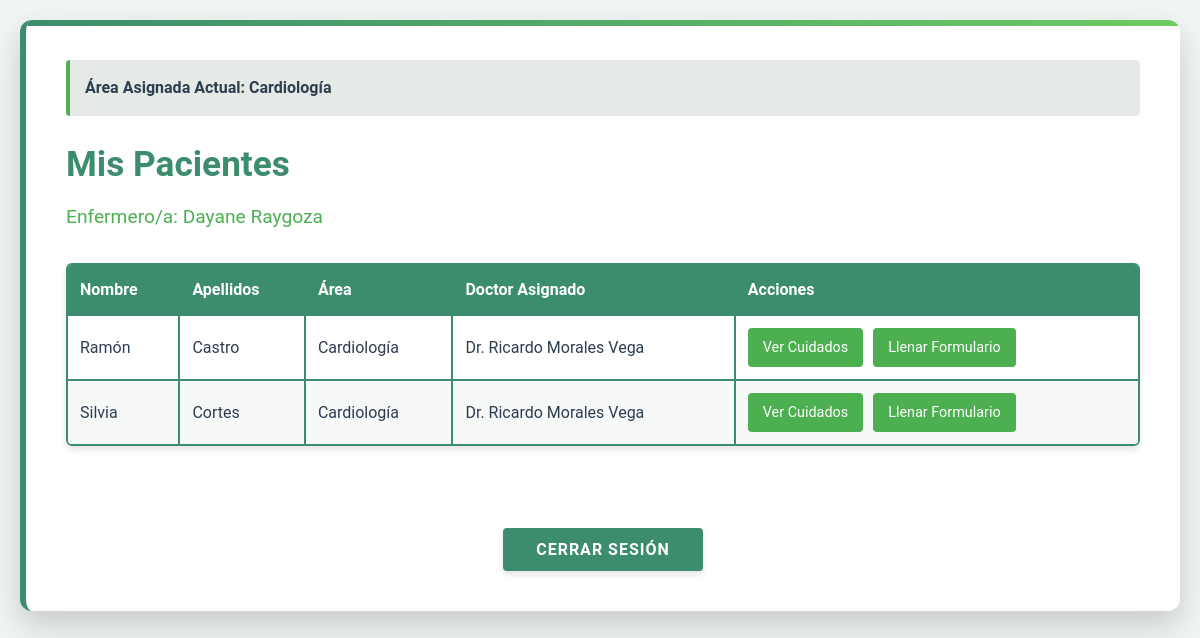
Page /enfermeria/pacientes-enfermera/ (signed in) on the committed database.
### login/models.py (models this page shows, shortened)
class AreaEspecialidad(models.Model):
    nombre = models.CharField(max_length=100, unique=True)
    descripcion = models.TextField(blank=True, null=True)
    fortalezas = models.ManyToManyField('Fortaleza', blank=True)
    def __str__(self):
        return self.nombre
    class Meta:
        verbose_name = 'Área de Especialidad'
        verbose_name_plural = 'Áreas de Especialidad'

class Usuarios(AbstractUser):
    jefaPiso = 'JP'
    enfermeria = 'EN'
    doctor = 'DR'
    rolesUsuario = [
        (jefaPiso, 'Jefa de Piso'),
        (enfermeria, 'Enfermería'),
        (doctor, 'Doctor'),
    ]
    tipoUsuario = models.CharField(max_length=2, choices=rolesUsuario, default=enfermeria)
    apellidos = models.CharField(max_length=150)
    edad = models.IntegerField(null=True, blank=True)
    fechaNacimiento = models.DateField(null=True, blank=True)
    areaEspecialidad = models.ForeignKey(AreaEspecialidad, on_delete=models.SET_NULL, null=True, blank=True)
    fortalezas = models.ManyToManyField(Fortaleza, blank=True)
    estaActivo = models.BooleanField(default=True)
    fechaRegistro = models.DateTimeField(default=timezone.now)
    fechaEliminacion = models.DateTimeField(null=True, blank=True)
    cedula = models.CharField(max_length=20, blank=True, null=True)
    telefono = models.CharField(max_length=15, blank=True, null=True)
    direccion = models.TextField(blank=True, null=True)
    primerIngreso = models.BooleanField(default=True)

### usuarioJefa/models.py (models this page shows, shortened)
class Paciente(models.Model):
    SEXO_CHOICES = [
        ('M', 'Masculino'),
        ('F', 'Femenino'),
    ]
    ESTADO_CHOICES = [
        ('ACTIVO', 'Activo'),
        ('INACTIVO', 'Inactivo'),
    ]
    nombres = models.CharField(max_length=100)
    apellidos = models.CharField(max_length=100)
    fecha_nacimiento = models.DateField()
    sexo = models.CharField(max_length=1, choices=SEXO_CHOICES)
    num_seguridad_social = models.CharField(max_length=20, unique=True)
    fecha_ingreso = models.DateTimeField(default=timezone.now)
    estado = models.CharField(max_length=10, choices=ESTADO_CHOICES, default='ACTIVO')
    area = models.ForeignKey('login.AreaEspecialidad', on_delete=models.PROTECT)  # Referenciamos a login.AreaEspecialidad
    doctor_actual = models.ForeignKey(
        Usuarios,
        on_delete=models.SET_NULL,
        null=True,
        related_name='pacientes_doctor',
        limit_choices_to={'tipoUsuario': 'DR'}
    )
    enfermero_actual = models.ForeignKey(
        Usuarios,
        on_delete=models.SET_NULL,
        null=True,
        related_name='pacientes_enfermero',
        limit_choices_to={'tipoUsuario': 'EN'}
    )
    hospital_origen = models.CharField(max_length=200, blank=True, null=True)
    esta_activo = models.BooleanField(default=True)
    fecha_alta = models.DateTimeField(null=True, blank=True)
    numero_ingresos = models.PositiveIntegerField(default=1)

### usuarioEnfermeria/views.py (the view)
@login_required
def pacientes_enfermeria(request):
    enfermero_actual = request.user
    print("Enfermero actual:", enfermero_actual.username, enfermero_actual.tipoUsuario)  # Debug
    from usuarioJefa.models import AsignacionCalendario
    from datetime import date
    asignacion_actual = AsignacionCalendario.objects.filter(
        enfermero=enfermero_actual,
        fecha_inicio__lte=date.today(),
        fecha_fin__gte=date.today(),
        activo=True
    ).select_related('area').first()
    if asignacion_actual:
        pacientes_asignados = Paciente.objects.filter(
            enfermero_actual=enfermero_actual,
            esta_activo=True,
            area=asignacion_actual.area  # Filtro adicional por área asignada
        ).select_related('area', 'doctor_actual')
    else:
        pacientes_asignados = Paciente.objects.none()  # Devolver queryset vacío si no hay asignación
    print("Número de pacientes:", pacientes_asignados.count())  # Debug
    print("Query SQL:", pacientes_asignados.query)  # Debug
    return render(request, 'usuarioEnfermeria/pacientes_enfermeria.html', {
        'pacientes': pacientes_asignados,
        'enfermero': enfermero_actual,
        'area_asignada': asignacion_actual.area if asignacion_actual else None
    })

### usuarioEnfermeria/templates/usuarioEnfermeria/pacientes_enfermeria.html (shortened to what this page needs)
<!DOCTYPE html>
<html lang="en">
<head>
</head>
<body>
    <div class="container">
        {% if area_asignada %}
            <div class="header-info">
                <h4>Área Asignada Actual: {{ area_asignada.nombre }}</h4>
            </div>
        {% endif %}
        <div class="header">
            <h1>Mis Pacientes</h1>
            <h3>Enfermero/a: {{ enfermero.first_name }} {{ enfermero.apellidos }}</h3>
        </div>
        {% if pacientes %}
            <table class="patients-table">
                <thead>
                    <tr>
                        <th>Nombre</th>
                        <th>Apellidos</th>
                        <th>Área</th>
                        <th>Doctor Asignado</th>
                        <th>Acciones</th>
                    </tr>
                </thead>
                <tbody>
                    {% for paciente in pacientes %}
                    <tr>
                        <td>{{ paciente.nombres }}</td>
                        <td>{{ paciente.apellidos }}</td>
                        <td>{{ paciente.area }}</td>
                        <td>{{ paciente.doctor_actual.first_name }} {{ paciente.doctor_actual.apellidos }}</td>
                        <td class="actions">
                            <a href="{% url 'enfermeria:cuidados_paciente' paciente.id %}" class="action-btn">Ver Cuidados</a>
                            <a href="{% url 'enfermeria:formulario_paciente' paciente.id %}" class="action-btn">Llenar Formulario</a>
                        </td>
                    </tr>
                    {% endfor %}
                </tbody>
            </table>
        {% else %}
            <div class="no-patients">
                <p>No tienes pacientes asignados actualmente.</p>
            </div>
        {% endif %}
        <br><br>
        <form action="{% url 'login:logout' %}" method="POST">
            <button type="submit" class="logout-btn">Cerrar Sesión</button>
        </form>
    </div>
</body>
</html>

### usuarioEnfermeria/templates/usuarioEnfermeria/pacientes_enfermeria.html (style rules this page uses)
:root { --primary-color: #3C8D6D; --secondary-color: #4CAF50; --accent-color: #6ECB63; --background-color: #F0F4F2; --text-color: #2C3E50; --white: #FFFFFF; --table-border: #9EABA3; }
* { margin: 0; padding: 0; box-sizing: border-box; font-family: 'Roboto', 'Arial', sans-serif; }
body { background-color: var(--background-color); color: var(--text-color); line-height: 1.6; padding: 20px; }
.container { background-color: var(--white); border-radius: 12px; box-shadow: 0 10px 25px rgba(0,0,0,0.1), 0 20px 40px rgba(0,0,0,0.08); padding: 40px; max-width: 1200px; margin: 0 auto; border-left: 6px solid var(--primary-color); position: relative; overflow: hidden; }
.container::before { content: ''; position: absolute; top: 0; left: 0; right: 0; height: 6px; background: linear-gradient(to right, var(--primary-color), var(--accent-color)); }
.header { margin-bottom: 30px; }
.header-info { background-color: #E6EAE7; border-left: 4px solid var(--secondary-color); padding: 15px; margin-bottom: 20px; border-radius: 4px; }
.header h1 { color: var(--primary-color); font-size: 2.2rem; margin-bottom: 10px; }
.header h3 { color: var(--secondary-color); font-size: 1.2rem; font-weight: 400; }
.patients-table { width: 100%; border-collapse: separate; border-spacing: 0; margin-bottom: 30px; border-radius: 6px; overflow: hidden; box-shadow: 0 4px 6px rgba(0,0,0,0.1); border: 2px solid var(--primary-color); }
.patients-table th { background-color: var(--primary-color); color: var(--white); padding: 12px; text-align: left; font-weight: 600; border-bottom: 2px solid var(--primary-color); }
.patients-table td { padding: 12px; border-bottom: 2px solid var(--primary-color); border-right: 2px solid var(--primary-color); }
.patients-table tr:last-child td { border-bottom: none; }
.patients-table td:last-child { border-right: none; }
.patients-table tr:nth-child(even) { background-color: #F6F9F7; }
.actions { display: flex; gap: 10px; }
.action-btn { display: inline-block; padding: 8px 15px; background-color: var(--secondary-color); color: var(--white); text-decoration: none; border-radius: 4px; font-size: 0.9rem; transition: background-color 0.3s ease, transform 0.2s ease; }
.logout-btn { background-color: var(--primary-color); color: var(--white); border: none; padding: 12px 24px; border-radius: 4px; cursor: pointer; font-size: 1rem; font-weight: 600; letter-spacing: 1px; text-transform: uppercase; transition: background-color 0.3s ease, transform 0.2s ease; display: block; width: 200px; margin: 0 auto; box-shadow: 0 4px 6px rgba(0,0,0,0.1); }

### rows in the picture
AreaEspecialidad: nombre "Cardiología"
Usuarios: first_name "Dayane", apellidos "Raygoza"
Paciente: nombres "Ramón", apellidos "Castro", area "Cardiología", doctor_actual.first_name "Dr. Ricardo", doctor_actual.apellidos "Morales Vega"
Paciente: nombres "Silvia", apellidos "Cortes", area "Cardiología", doctor_actual.first_name "Dr. Ricardo", doctor_actual.apellidos "Morales Vega"
